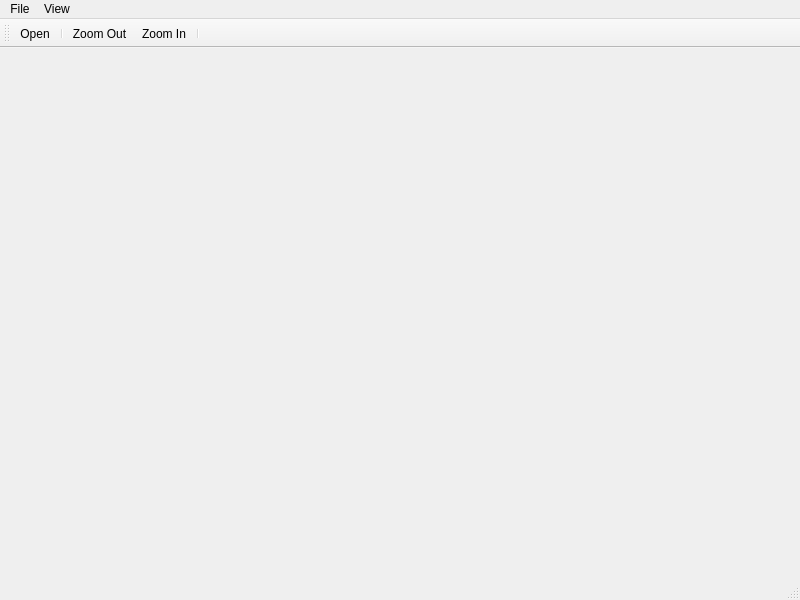
<?xml version="1.0" encoding="UTF-8"?>
<ui version="4.0">
 <class>PDFViewer</class>
 <widget class="QMainWindow" name="PDFViewer">
  <property name="geometry">
   <rect>
    <x>0</x>
    <y>0</y>
    <width>800</width>
    <height>600</height>
   </rect>
  </property>
  <property name="windowTitle">
   <string>MainWindow</string>
  </property>
  <widget class="QWidget" name="centralwidget"/>
  <widget class="QMenuBar" name="menubar">
   <property name="geometry">
    <rect>
     <x>0</x>
     <y>0</y>
     <width>800</width>
     <height>29</height>
    </rect>
   </property>
   <widget class="QMenu" name="menuFile">
    <property name="title">
     <string>File</string>
    </property>
    <addaction name="actionOpen"/>
    <addaction name="actionQuit"/>
   </widget>
   <widget class="QMenu" name="menuView">
    <property name="title">
     <string>View</string>
    </property>
    <addaction name="actionZoom_In"/>
    <addaction name="actionZoom_Out"/>
    <addaction name="actionPrevious_Page"/>
    <addaction name="actionNext_Page"/>
    <addaction name="separator"/>
    <addaction name="actionContinuous"/>
   </widget>
   <addaction name="menuFile"/>
   <addaction name="menuView"/>
  </widget>
  <widget class="QStatusBar" name="statusbar"/>
  <widget class="QToolBar" name="toolBar">
   <property name="windowTitle">
    <string>toolBar</string>
   </property>
   <attribute name="toolBarArea">
    <enum>TopToolBarArea</enum>
   </attribute>
   <attribute name="toolBarBreak">
    <bool>false</bool>
   </attribute>
   <addaction name="actionOpen"/>
   <addaction name="separator"/>
   <addaction name="actionZoom_Out"/>
   <addaction name="actionZoom_In"/>
   <addaction name="separator"/>
  </widget>
  <action name="actionOpen">
   <property name="icon">
    <iconset resource="../resource.qrc">
     <normaloff>:/img/images/fileopen.png</normaloff>:/img/images/fileopen.png</iconset>
   </property>
   <property name="text">
    <string>Open...</string>
   </property>
   <property name="shortcut">
    <string>Ctrl+O</string>
   </property>
  </action>
  <action name="actionQuit">
   <property name="text">
    <string>Quit</string>
   </property>
   <property name="shortcut">
    <string>Ctrl+Q</string>
   </property>
  </action>
  <action name="actionZoom_In">
   <property name="icon">
    <iconset resource="../resource.qrc">
     <normaloff>:/img/images/zoom-in-24.png</normaloff>:/img/images/zoom-in-24.png</iconset>
   </property>
   <property name="text">
    <string>Zoom In</string>
   </property>
   <property name="shortcut">
    <string>Ctrl++</string>
   </property>
  </action>
  <action name="actionZoom_Out">
   <property name="icon">
    <iconset resource="../resource.qrc">
     <normaloff>:/img/images/zoom-out-24.png</normaloff>:/img/images/zoom-out-24.png</iconset>
   </property>
   <property name="text">
    <string>Zoom Out</string>
   </property>
   <property name="shortcut">
    <string>Ctrl+-</string>
   </property>
  </action>
  <action name="actionPrevious_Page">
   <property name="icon">
    <iconset resource="../resource.qrc">
     <normaloff>:/img/images/go-previous-24.png</normaloff>:/img/images/go-previous-24.png</iconset>
   </property>
   <property name="text">
    <string>Previous Page</string>
   </property>
   <property name="shortcut">
    <string>Left, Up</string>
   </property>
  </action>
  <action name="actionNext_Page">
   <property name="icon">
    <iconset resource="../resource.qrc">
     <normaloff>:/img/images/go-next-24.png</normaloff>:/img/images/go-next-24.png</iconset>
   </property>
   <property name="text">
    <string>Next Page</string>
   </property>
   <property name="shortcut">
    <string>Right, Down</string>
   </property>
  </action>
  <action name="actionContinuous">
   <property name="checkable">
    <bool>true</bool>
   </property>
   <property name="text">
    <string>Continuous</string>
   </property>
   <property name="shortcut">
    <string>Ctrl+N</string>
   </property>
  </action>
 </widget>
 <resources>
  <include location="../resource.qrc"/>
 </resources>
 <connections/>
</ui>
